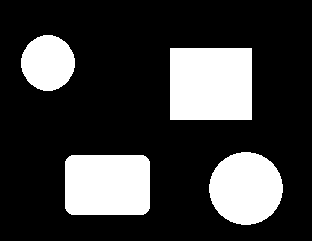
#> input picture BOLAS.BMP, 312 x 241 px
$ python -i funciones.py   (imports and definitions only)   (older library calls are emulated)
#> lines starting #> are read from the running program, lines starting #| are printed output that depends on the picture; after the words box and inside, x2 and y2 are one past the last pixel; in counts of white or black regions, pixels touching at a corner belong together
#> further down, picture is the input picture: shape (241, 312, 3); 23.2% white; 4 white regions, box (x1, y1, x2, y2) and area: (170, 48, 252, 120) 5904, (65, 155, 150, 215) 5032, (209, 152, 283, 225) 4206, (21, 35, 75, 91) 2340
import matplotlib.pyplot as plt
import math
import numpy as np
import cv2

_lambda = 255


# [15 lines left out: functions FP_iter, write_histogram, not called in this run]


def write_image(M1, filename='output.png'):
    cv2.imwrite(filename, M1)


def normalize(M1):
    return np.floor(_lambda * (M1 - np.min(M1)) / (np.max(M1) - np.min(M1)))

# 2. Filtros Puntuales
def FP_Iden(M1):
    return FP_iter(M1, lambda x: x)

# Filtro negativo
def FP_Neg(M1):
    return FP_iter(M1, lambda x: _lambda - x)

# Filtro Gris (R+G+B)/3
# [6 lines left out: function FP_Grises, not called in this run]

# filtro binario
def FP_Bin(M1, args=_lambda // 2):
    umbral = args
    return FP_iter(M1, lambda x: _lambda if x > umbral else 0)

# filtro binario inverso
def FP_BinInv(M1, args=_lambda // 2):
    umbral = args
    return FP_iter(M1, lambda x: 0 if x > umbral else _lambda)

# Filtro aclarado logaritmico, rango dinamico
# Filtro rango dinamico parametrizado (alfa)
# [4 lines left out: function FP_Log, not called in this run]


# Filtro correccion Gamma
def FP_gamma(M1, args=0.5):
    gamma = args
    return FP_iter(M1, lambda x: _lambda * (x / _lambda) ** gamma)

# Filtro funcion seno
def FP_Seno(M1):
    return FP_iter(M1, lambda x: _lambda * np.sin(x * np.pi / (2 * _lambda)))

# Filtro funcion coseno
def FP_Coseno(M1):
    return FP_iter(M1, lambda x: _lambda * (1 - np.cos(x * np.pi / (2 * _lambda))))

# Filtro aclarado exponencial
# [17 lines left out: functions FP_Exp_Acl, FP_Exp_Osc, FP_Sigmoid_Sin, not called in this run]

# Filtro sigmoide tangente hiperbólica. (Revisar)
def FP_Sigmoid_Tanh(M1, args=.2):
    a = args
    return FP_iter(M1, lambda x: (_lambda/2) * (1 + np.tanh(a * (x - _lambda / 2))))

# 3. Ecualizacion por histograma (Revisar)
# [94 lines left out: functions histogram_equalization, spatial_filter, FR_Border_X, FR_Border_Y, Conv, detect_edges_sobel, not called in this run]


# (b) Detector Canny (Revisar)
def detect_edges_canny(img):
    # Convertir a escala de grises
    gray = cv2.cvtColor(img, cv2.COLOR_BGR2GRAY)

    # Aplicar Sobel en X e Y
    sobel_x = cv2.Sobel(gray, cv2.CV_64F, 1, 0, ksize=3)
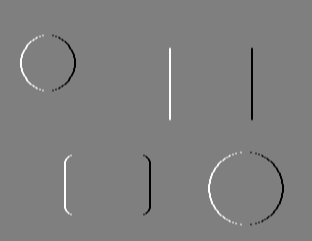
#> sobel_x: shape (241, 312) float64; min -1020, max 1020, mean 0; drawn with min black and max white
    sobel_y = cv2.Sobel(gray, cv2.CV_64F, 0, 1, ksize=3)
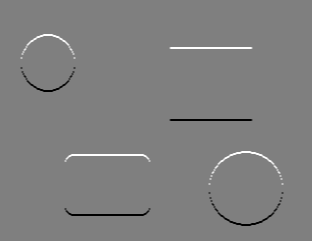
#> sobel_y: shape (241, 312) float64; min -1020, max 1020, mean 0; drawn with min black and max white

    # Calcular la magnitud de los gradientes y la dirección
    magnitude = np.sqrt(sobel_x ** 2 + sobel_y ** 2)
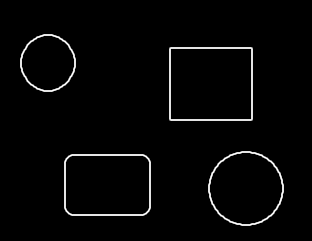
#> magnitude: shape (241, 312) float64; min 0, max 1140.4, mean 26.9; drawn with min black and max white
    direction = np.arctan2(sobel_y, sobel_x)
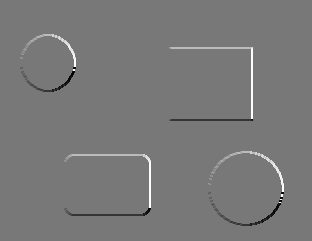
#> direction: shape (241, 312) float64; min -2.82, max 3.14, mean 0.0121; drawn with min black and max white

    # Normalizar las imágenes para el despliegue
    magnitude_norm = cv2.normalize(magnitude, None, 0, 255, cv2.NORM_MINMAX).astype(np.uint8)
    direction_norm = cv2.normalize(direction, None, 0, 255, cv2.NORM_MINMAX).astype(np.uint8)

    # Aplicar Canny
    canny = cv2.Canny(gray, 100, 200)
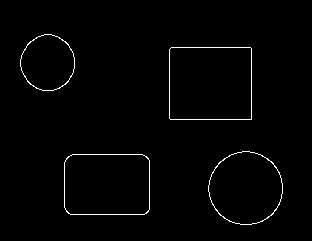
#> canny: shape (241, 312); 1.3% white in thin lines or dots, all inside (x1, y1, x2, y2) = (20, 34, 283, 225)

    # Realizar el post-procesamiento de Canny
    edges = cv2.Canny(magnitude_norm, 50, 150, apertureSize=3, L2gradient=True)
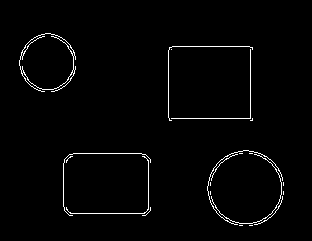
#> edges: shape (241, 312); 1.8% white in thin lines or dots, all inside (x1, y1, x2, y2) = (19, 33, 284, 226)

    # Normalizar las imágenes para el despliegue
    edges_norm = cv2.normalize(edges, None, 0, 255, cv2.NORM_MINMAX).astype(np.uint8)

    return [canny, edges_norm]

>>> import cv2
>>> picture = cv2.imread('BOLAS.BMP')
>>> result = detect_edges_canny(picture)
#> result = 2 items
